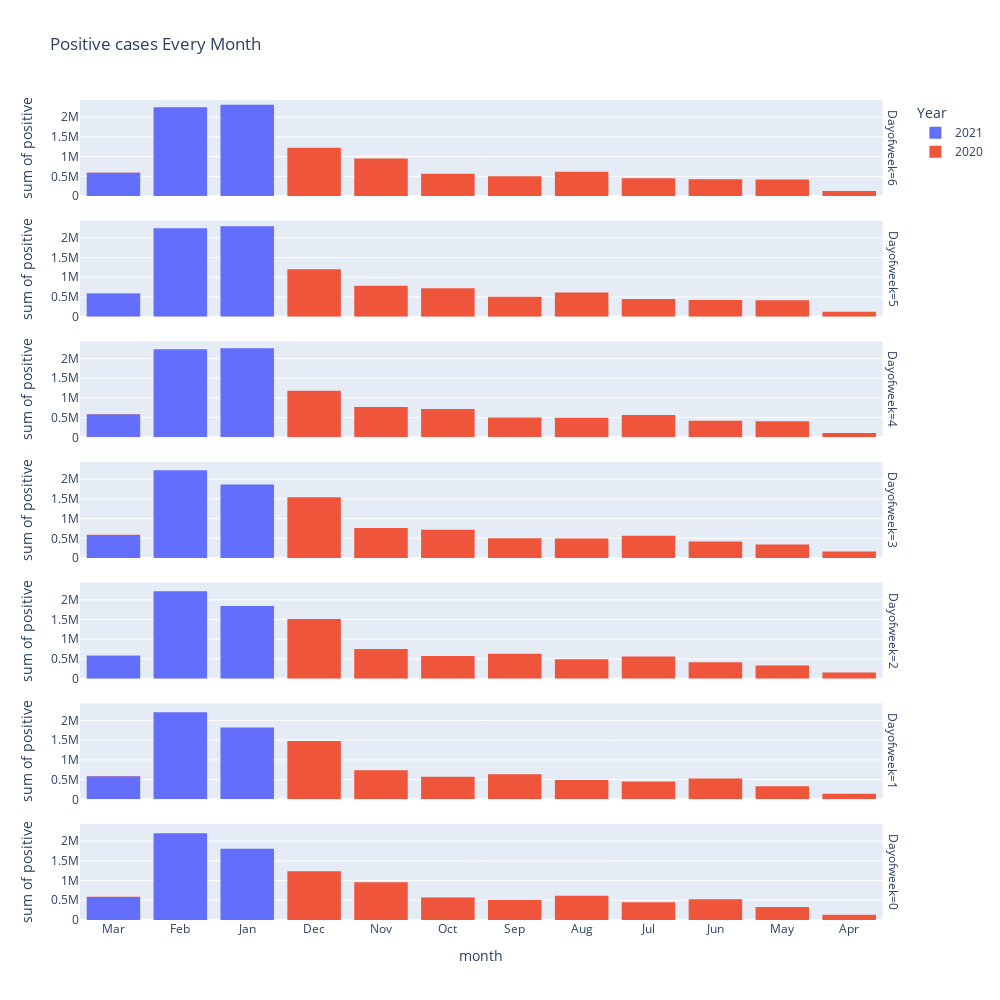

Notebook code for this chart:
### Code cell
import plotly.express as px
fig = px.histogram(df_1, x='month', y='positive',title='Positive cases Every Month',color='Year',facet_row='Dayofweek',width=1000, height=1000)
fig

### Figure 1 — Plotly figure (JSON) as saved in the notebook; plotly's stock layout.template omitted (floating-point values rounded to 4 significant figures)
{"data": [{"alignmentgroup": "True", "bingroup": "x", "histfunc": "sum", "hovertemplate": "Year=2021<br>Dayofweek=6<br>month=%{x}<br>sum of positive=%{y}<extra></extra>", "legendgroup": "2021", "marker": {"color": "#636efa"}, "name": "2021", "offsetgroup": "2021", "orientation": "v", "showlegend": true, "type": "histogram", "x": ["Mar", "Feb", "Feb", "Feb", "Feb", "Jan", "Jan", "Jan", "Jan", "Jan"], "xaxis": "x7", "y": [591356, 581148, 569284, 557777, 543934, 524025, 500037, 470140, 432791, 387662], "yaxis": "y7"}, {"alignmentgroup": "True", "bingroup": "x", "histfunc": "sum", "hovertemplate": "Year=2021<br>Dayofweek=5<br>month=%{x}<br>sum of positive=%{y}<extra></extra>", "legendgroup": "2021", "marker": {"color": "#636efa"}, "name": "2021", "offsetgroup": "2021", "orientation": "v", "showlegend": false, "type": "histogram", "x": ["Mar", "Feb", "Feb", "Feb", "Feb", "Jan", "Jan", "Jan", "Jan", "Jan"], "xaxis": "x6", "y": [589931, 579680, 567764, 555895, 540827, 521360, 496093, 465726, 427135, 384181], "yaxis": "y6"}, {"alignmentgroup": "True", "bingroup": "x", "histfunc": "sum", "hovertemplate": "Year=2021<br>Dayofweek=4<br>month=%{x}<br>sum of positive=%{y}<extra></extra>", "legendgroup": "2021", "marker": {"color": "#636efa"}, "name": "2021", "offsetgroup": "2021", "orientation": "v", "showlegend": false, "type": "histogram", "x": ["Mar", "Feb", "Feb", "Feb", "Feb", "Jan", "Jan", "Jan", "Jan", "Jan"], "xaxis": "x5", "y": [588209, 577980, 565794, 553812, 537208, 517252, 491452, 459927, 419721, 375178], "yaxis": "y5"}, {"alignmentgroup": "True", "bingroup": "x", "histfunc": "sum", "hovertemplate": "Year=2021<br>Dayofweek=3<br>month=%{x}<br>sum of positive=%{y}<extra></extra>", "legendgroup": "2021", "marker": {"color": "#636efa"}, "name": "2021", "offsetgroup": "2021", "orientation": "v", "showlegend": false, "type": "histogram", "x": ["Mar", "Feb", "Feb", "Feb", "Feb", "Jan", "Jan", "Jan", "Jan"], "xaxis": "x4", "y": [586310, 575993, 563976, 551396, 533921, 514134, 486180, 454402, 411601], "yaxis": "y4"}, {"alignmentgroup": "True", "bingroup": "x", "histfunc": "sum", "hovertemplate": "Year=2021<br>Dayofweek=2<br>month=%{x}<br>sum of positive=%{y}<extra></extra>", "legendgroup": "2021", "marker": {"color": "#636efa"}, "name": "2021", "offsetgroup": "2021", "orientation": "v", "showlegend": false, "type": "histogram", "x": ["Mar", "Feb", "Feb", "Feb", "Feb", "Jan", "Jan", "Jan", "Jan"], "xaxis": "x3", "y": [584743, 573885, 561936, 548946, 531117, 509503, 481040, 448447, 404053], "yaxis": "y3"}, {"alignmentgroup": "True", "bingroup": "x", "histfunc": "sum", "hovertemplate": "Year=2021<br>Dayofweek=1<br>month=%{x}<br>sum of positive=%{y}<extra></extra>", "legendgroup": "2021", "marker": {"color": "#636efa"}, "name": "2021", "offsetgroup": "2021", "orientation": "v", "showlegend": false, "type": "histogram", "x": ["Mar", "Feb", "Feb", "Feb", "Feb", "Jan", "Jan", "Jan", "Jan"], "xaxis": "x2", "y": [582844, 571783, 560576, 546896, 528662, 506183, 476526, 442529, 397202], "yaxis": "y2"}, {"alignmentgroup": "True", "bingroup": "x", "histfunc": "sum", "hovertemplate": "Year=2021<br>Dayofweek=0<br>month=%{x}<br>sum of positive=%{y}<extra></extra>", "legendgroup": "2021", "marker": {"color": "#636efa"}, "name": "2021", "offsetgroup": "2021", "orientation": "v", "showlegend": false, "type": "histogram", "x": ["Mar", "Feb", "Feb", "Feb", "Feb", "Jan", "Jan", "Jan", "Jan"], "xaxis": "x", "y": [582543, 570546, 559350, 545303, 526423, 503688, 473441, 437042, 392568], "yaxis": "y"}, {"alignmentgroup": "True", "bingroup": "x", "histfunc": "sum", "hovertemplate": "Year=2020<br>Dayofweek=6<br>month=%{x}<br>sum of positive=%{y}<extra></extra>", "legendgroup": "2020", "marker": {"color": "#EF553B"}, "name": "2020", "offsetgroup": "2020", "orientation": "v", "showlegend": true, "type": "histogram", "x": ["Dec", "Dec", "Dec", "Dec", "Nov", "Nov", "Nov", "Nov", "Nov", "Oct", "Oct", "Oct", "Oct", "Sep", "Sep", "Sep", "Sep", "Aug", "Aug", "Aug", "Aug", "Aug", "Jul", "Jul", "Jul", "Jul", "Jun", "Jun", "Jun", "Jun", "May", "May", "May", "May", "May", "Apr", "Apr", "Apr", "Apr", "Mar", "Mar", "Mar", "Mar", "Mar", "Feb", "Feb", "Feb", "Feb", "Jan"], "xaxis": "x7", "y": [352736, 323531, 290578, 256844, 224964, 206850, 188275, 171399, 159707, 150565, 143660, 138903, 134947, 130642, 127540, 124826, 122562, 128229, 125360, 123200, 121040, 118458, 115637, 113534, 111597, 109974, 108667, 107061, 105603, 103436, 96965, 92675, 86010, 77793, 68087, 54938, 38077, 25475, 12500, 4955, 646, 138, 13, 2, 2, 2, 2, 2, 2], "yaxis": "y7"}, {"alignmentgroup": "True", "bingroup": "x", "histfunc": "sum", "hovertemplate": "Year=2020<br>Dayofweek=5<br>month=%{x}<br>sum of positive=%{y}<extra></extra>", "legendgroup": "2020", "marker": {"color": "#EF553B"}, "name": "2020", "offsetgroup": "2020", "orientation": "v", "showlegend": false, "type": "histogram", "x": ["Dec", "Dec", "Dec", "Dec", "Nov", "Nov", "Nov", "Nov", "Oct", "Oct", "Oct", "Oct", "Oct", "Sep", "Sep", "Sep", "Sep", "Aug", "Aug", "Aug", "Aug", "Aug", "Jul", "Jul", "Jul", "Jul", "Jun", "Jun", "Jun", "Jun", "May", "May", "May", "May", "May", "Apr", "Apr", "Apr", "Apr", "Mar", "Mar", "Mar", "Mar", "Feb", "Feb", "Feb", "Feb", "Feb", "Jan"], "xaxis": "x6", "y": [349602, 319270, 285725, 252017, 222469, 204155, 186142, 169576, 158576, 149488, 142930, 138340, 134303, 130050, 127181, 124540, 122196, 128030, 125360, 122897, 120711, 118040, 115268, 113238, 111398, 109838, 108443, 106936, 105395, 103132, 96301, 91662, 84933, 76743, 66263, 53348, 36372, 22860, 11736, 4257, 525, 138, 13, 2, 2, 2, 2, 2, 2], "yaxis": "y6"}, {"alignmentgroup": "True", "bingroup": "x", "histfunc": "sum", "hovertemplate": "Year=2020<br>Dayofweek=4<br>month=%{x}<br>sum of positive=%{y}<extra></extra>", "legendgroup": "2020", "marker": {"color": "#EF553B"}, "name": "2020", "offsetgroup": "2020", "orientation": "v", "showlegend": false, "type": "histogram", "x": ["Dec", "Dec", "Dec", "Dec", "Nov", "Nov", "Nov", "Nov", "Oct", "Oct", "Oct", "Oct", "Oct", "Sep", "Sep", "Sep", "Sep", "Aug", "Aug", "Aug", "Aug", "Jul", "Jul", "Jul", "Jul", "Jul", "Jun", "Jun", "Jun", "Jun", "May", "May", "May", "May", "May", "Apr", "Apr", "Apr", "Apr", "Mar", "Mar", "Mar", "Mar", "Feb", "Feb", "Feb", "Feb", "Jan", "Jan"], "xaxis": "x5", "y": [341925, 314926, 280436, 246398, 219252, 200949, 183095, 167274, 157146, 148285, 142346, 137701, 133631, 129481, 126582, 123986, 121758, 127584, 125216, 122531, 120291, 117612, 114985, 112879, 111110, 109628, 108070, 106650, 105059, 102557, 95512, 90889, 83421, 75333, 64311, 46023, 34402, 20974, 10402, 3240, 413, 123, 8, 2, 2, 2, 2, 2, 2], "yaxis": "y5"}, {"alignmentgroup": "True", "bingroup": "x", "histfunc": "sum", "hovertemplate": "Year=2020<br>Dayofweek=3<br>month=%{x}<br>sum of positive=%{y}<extra></extra>", "legendgroup": "2020", "marker": {"color": "#EF553B"}, "name": "2020", "offsetgroup": "2020", "orientation": "v", "showlegend": false, "type": "histogram", "x": ["Dec", "Dec", "Dec", "Dec", "Dec", "Nov", "Nov", "Nov", "Nov", "Oct", "Oct", "Oct", "Oct", "Oct", "Sep", "Sep", "Sep", "Sep", "Aug", "Aug", "Aug", "Aug", "Jul", "Jul", "Jul", "Jul", "Jul", "Jun", "Jun", "Jun", "Jun", "May", "May", "May", "May", "Apr", "Apr", "Apr", "Apr", "Apr", "Mar", "Mar", "Mar", "Mar", "Feb", "Feb", "Feb", "Feb", "Jan", "Jan"], "xaxis": "x4", "y": [375178, 341925, 309247, 274781, 240907, 214594, 198550, 180189, 165161, 155564, 147215, 141579, 136936, 132870, 128993, 126128, 123546, 121546, 127124, 124728, 122319, 119874, 117098, 114647, 112581, 110897, 109338, 107837, 106422, 104667, 102063, 94895, 90084, 82182, 73721, 62205, 46023, 32181, 18941, 8966, 2417, 328, 95, 2, 2, 2, 2, 2, 2, 2], "yaxis": "y4"}, {"alignmentgroup": "True", "bingroup": "x", "histfunc": "sum", "hovertemplate": "Year=2020<br>Dayofweek=2<br>month=%{x}<br>sum of positive=%{y}<extra></extra>", "legendgroup": "2020", "marker": {"color": "#EF553B"}, "name": "2020", "offsetgroup": "2020", "orientation": "v", "showlegend": false, "type": "histogram", "x": ["Dec", "Dec", "Dec", "Dec", "Dec", "Nov", "Nov", "Nov", "Nov", "Oct", "Oct", "Oct", "Oct", "Sep", "Sep", "Sep", "Sep", "Sep", "Aug", "Aug", "Aug", "Aug", "Jul", "Jul", "Jul", "Jul", "Jul", "Jun", "Jun", "Jun", "Jun", "May", "May", "May", "May", "Apr", "Apr", "Apr", "Apr", "Apr", "Mar", "Mar", "Mar", "Mar", "Feb", "Feb", "Feb", "Feb", "Jan", "Jan"], "xaxis": "x3", "y": [367918, 335988, 304112, 269412, 234232, 214594, 195868, 177541, 163299, 154218, 146166, 140992, 136492, 132116, 128512, 125699, 123143, 121131, 126756, 124415, 122000, 119643, 116684, 114320, 112347, 110602, 109143, 107611, 106151, 104156, 101592, 94220, 88970, 80497, 72025, 60265, 42944, 29918, 16790, 7738, 1838, 256, 92, 2, 2, 2, 2, 2, 2, 2], "yaxis": "y3"}, {"alignmentgroup": "True", "bingroup": "x", "histfunc": "sum", "hovertemplate": "Year=2020<br>Dayofweek=1<br>month=%{x}<br>sum of positive=%{y}<extra></extra>", "legendgroup": "2020", "marker": {"color": "#EF553B"}, "name": "2020", "offsetgroup": "2020", "orientation": "v", "showlegend": false, "type": "histogram", "x": ["Dec", "Dec", "Dec", "Dec", "Dec", "Nov", "Nov", "Nov", "Nov", "Oct", "Oct", "Oct", "Oct", "Sep", "Sep", "Sep", "Sep", "Sep", "Aug", "Aug", "Aug", "Aug", "Jul", "Jul", "Jul", "Jul", "Jun", "Jun", "Jun", "Jun", "Jun", "May", "May", "May", "May", "Apr", "Apr", "Apr", "Apr", "Mar", "Mar", "Mar", "Mar", "Mar", "Feb", "Feb", "Feb", "Feb", "Jan"], "xaxis": "x2", "y": [361079, 331174, 298160, 263447, 229205, 211199, 192964, 174881, 161585, 153037, 145464, 140412, 135957, 131584, 127969, 125393, 122962, 128888, 126420, 123588, 121707, 119203, 116182, 114033, 112130, 110338, 108882, 107439, 105885, 103889, 101163, 93693, 87925, 79332, 70271, 58302, 41199, 28163, 15202, 6620, 1159, 218, 92, 2, 2, 2, 2, 2, 2], "yaxis": "y2"}, {"alignmentgroup": "True", "bingroup": "x", "histfunc": "sum", "hovertemplate": "Year=2020<br>Dayofweek=0<br>month=%{x}<br>sum of positive=%{y}<extra></extra>", "legendgroup": "2020", "marker": {"color": "#EF553B"}, "name": "2020", "offsetgroup": "2020", "orientation": "v", "showlegend": false, "type": "histogram", "x": ["Dec", "Dec", "Dec", "Dec", "Nov", "Nov", "Nov", "Nov", "Nov", "Oct", "Oct", "Oct", "Oct", "Sep", "Sep", "Sep", "Sep", "Aug", "Aug", "Aug", "Aug", "Aug", "Jul", "Jul", "Jul", "Jul", "Jun", "Jun", "Jun", "Jun", "Jun", "May", "May", "May", "May", "Apr", "Apr", "Apr", "Apr", "Mar", "Mar", "Mar", "Mar", "Mar", "Feb", "Feb", "Feb", "Feb", "Jan"], "xaxis": "x", "y": [356934, 327374, 294231, 259325, 226132, 208623, 190439, 172727, 160549, 151777, 144488, 139663, 135462, 131072, 127796, 125080, 122791, 128533, 126022, 123413, 121315, 118657, 115926, 113789, 111827, 110137, 108768, 107210, 105690, 103626, 100805, 93271, 87052, 78462, 69087, 56462, 38077, 26867, 13837, 5752, 777, 164, 41, 2, 2, 2, 2, 2, 2], "yaxis": "y"}], "layout": {"annotations": [{"font": {}, "showarrow": false, "text": "Dayofweek=0", "textangle": 90, "x": 0.98, "xanchor": "left", "xref": "paper", "y": 0.05857, "yanchor": "middle", "yref": "paper"}, {"font": {}, "showarrow": false, "text": "Dayofweek=1", "textangle": 90, "x": 0.98, "xanchor": "left", "xref": "paper", "y": 0.2057, "yanchor": "middle", "yref": "paper"}, {"font": {}, "showarrow": false, "text": "Dayofweek=2", "textangle": 90, "x": 0.98, "xanchor": "left", "xref": "paper", "y": 0.3529, "yanchor": "middle", "yref": "paper"}, {"font": {}, "showarrow": false, "text": "Dayofweek=3", "textangle": 90, "x": 0.98, "xanchor": "left", "xref": "paper", "y": 0.5, "yanchor": "middle", "yref": "paper"}, {"font": {}, "showarrow": false, "text": "Dayofweek=4", "textangle": 90, "x": 0.98, "xanchor": "left", "xref": "paper", "y": 0.6471, "yanchor": "middle", "yref": "paper"}, {"font": {}, "showarrow": false, "text": "Dayofweek=5", "textangle": 90, "x": 0.98, "xanchor": "left", "xref": "paper", "y": 0.7943, "yanchor": "middle", "yref": "paper"}, {"font": {}, "showarrow": false, "text": "Dayofweek=6", "textangle": 90, "x": 0.98, "xanchor": "left", "xref": "paper", "y": 0.9414, "yanchor": "middle", "yref": "paper"}], "barmode": "relative", "height": 1000, "legend": {"title": {"text": "Year"}, "tracegroupgap": 0}, "title": {"text": "Positive cases Every Month"}, "width": 1000, "xaxis": {"anchor": "y", "domain": [0, 0.98], "title": {"text": "month"}}, "xaxis2": {"anchor": "y2", "domain": [0, 0.98], "matches": "x", "showticklabels": false}, "xaxis3": {"anchor": "y3", "domain": [0, 0.98], "matches": "x", "showticklabels": false}, "xaxis4": {"anchor": "y4", "domain": [0, 0.98], "matches": "x", "showticklabels": false}, "xaxis5": {"anchor": "y5", "domain": [0, 0.98], "matches": "x", "showticklabels": false}, "xaxis6": {"anchor": "y6", "domain": [0, 0.98], "matches": "x", "showticklabels": false}, "xaxis7": {"anchor": "y7", "domain": [0, 0.98], "matches": "x", "showticklabels": false}, "yaxis": {"anchor": "x", "domain": [0, 0.1171], "title": {"text": "sum of positive"}}, "yaxis2": {"anchor": "x2", "domain": [0.1471, 0.2643], "matches": "y", "title": {"text": "sum of positive"}}, "yaxis3": {"anchor": "x3", "domain": [0.2943, 0.4114], "matches": "y", "title": {"text": "sum of positive"}}, "yaxis4": {"anchor": "x4", "domain": [0.4414, 0.5586], "matches": "y", "title": {"text": "sum of positive"}}, "yaxis5": {"anchor": "x5", "domain": [0.5886, 0.7057], "matches": "y", "title": {"text": "sum of positive"}}, "yaxis6": {"anchor": "x6", "domain": [0.7357, 0.8529], "matches": "y", "title": {"text": "sum of positive"}}, "yaxis7": {"anchor": "x7", "domain": [0.8829, 1.0], "matches": "y", "title": {"text": "sum of positive"}}}}
